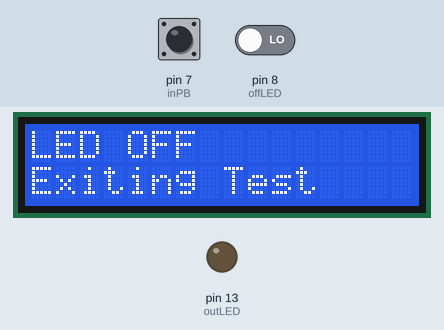
Simulated run of this sketch. Board: Arduino Uno, built with avr-gcc and run on an emulated ATmega328P. Shown: 16×2 character LCD, output pins drawn as LEDs (lit = HIGH). The test bench sets the inputs (shaded band); at power-on: pin 7 (inPB) HIGH, pin 8 (offLED) LOW. What the sketch prints to the serial monitor is not drawn.

Above: at 1.02 s.
1.3 s: pin 7 (inPB) driven LOW
2.9 s: pin 8 (offLED) driven HIGH
At 4.3 s:
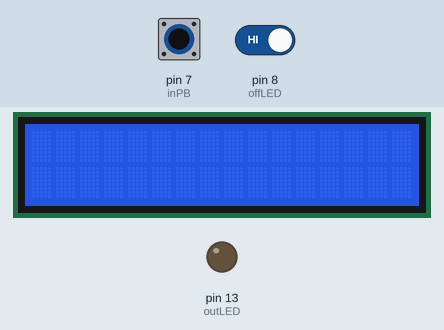
5.9 s: pin 7 (inPB) driven HIGH
At 7.8 s:
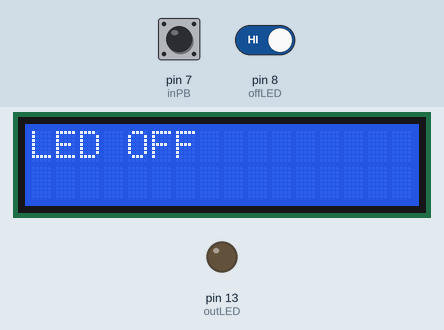
8.7 s: pin 8 (offLED) driven LOW
At 11.6 s:
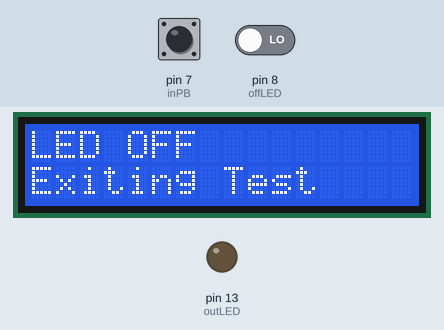
11.7 s: pin 7 (inPB) pulsed LOW 5 times (0.12 s each, 0.3 s apart)
Timing chart, 0 to 14.7 s (numbered marks = the images above; inputs shaded):
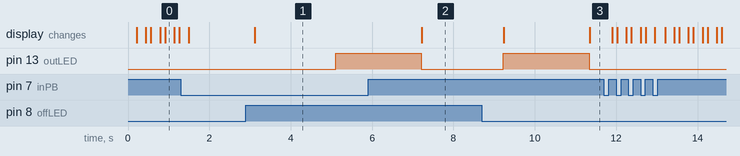

Measured:
- after the input at 2.9 s, pin 13 (outLED): LOW → HIGH after 2.2 s; the display: changes after 0.21 s (image 1)
- after the input at 5.9 s, the display: changes after 1.3 s (image 2)
- after the input at 8.7 s, the display: first differs from a run without the input after 2.7 s (image 3)

The sketch:

IRLED_Test.ino
```cpp
#include <Wire.h>
#include <LiquidCrystal_I2C.h> //Library for speaking with the LCD

int inPB = 7; //input for pushbutton
int outLED = 13; //input for LED
int offLED = 8; //PB2 input
int val_1 = 0; //variable for capturing LED state
int val_2 = 0; //variable for capturing LED state

LiquidCrystal_I2C lcd(0x27,16,2); //creates LCD object with args(addr,x,y)

void setup() {
  Serial.begin(9600); //initiate comms with serial - set BAUD
  pinMode(inPB, INPUT);
  pinMode(outLED, OUTPUT);
  pinMode(offLED, INPUT);
  lcd.init(); //initiate comms with LCD I2C
  lcd.backlight(); //set backlight to on
}

void loop() {
  //loop to provide 2 second pulse of LED
  val_1 = digitalRead(inPB);  // read PB1 input value
  val_2 = digitalRead(offLED); //read PB2 value
  Serial.println(val_1); //print PB1 value
  Serial.println(val_2);//print PB2 value
  lcd.clear(); //clear lcd prior to writing
  lcd.setCursor(0,0); //Sets cursor prior to print
  lcd.print("Test Started");
  lcd.setCursor(0,1); //Sets cursor on next line
  lcd.print("Input Needed");
  delay(100); //added small delay to handle re-printing

  if (val_1 == 0 && val_2 == 1) {         // check if the input is HIGH (button released)
    Blinky();  // Blink the LED
    //delay(500);
  }
  if (val_1 == 1 && val_2 == 0){
    stayup(); //Keep LED low
    //delay(500);
  }
 }

void Blinky() {
  //Function to blink the LED at a 2 second pulse
  while (val_1 == 0 && val_2 == 1){
    lcd.clear();
    digitalWrite(outLED, LOW); //Turn off LED
    delay(2000); //off for 2 seconds
    digitalWrite(outLED, HIGH); //Turn On LED
    delay(2000); //on for 2 seconds
    Serial.println("in blink loop"); //print values
    delay(100);
    val_1 = digitalRead(inPB);  // read PB1 input value
    val_2 = digitalRead(offLED); //read PB2 value
    if (val_1 == 1 && val_2 == 0){
      stayup(); //enter stayup loop
      delay(100);
      Serial.println("entering stayup");
    }
    while (val_1 == 1 && val_2 == 1){
      Serial.println("Reloop");
      digitalWrite(outLED, LOW); //Turn off LED
      lcd.clear(); //clear lcd prior to writing
      lcd.setCursor(0,0); //Sets cursor prior to print
      lcd.print("LED OFF");
      delay(2000); //off for 2 seconds
      lcd.clear();
      digitalWrite(outLED, HIGH); //Turn On LED
      lcd.setCursor(0,0); //Sets cursor prior to print
      lcd.print("LED ON");
      delay(2000); //on for 2 seconds
      Serial.println("in blink loop"); //print values
      delay(100);
      val_1 = digitalRead(inPB);  // read PB1 input value
      val_2 = digitalRead(offLED); //read PB2 value
      if (val_1 == 1 && val_2 == 0){
      stayup(); //enter stayup loop
      delay(100);
      Serial.println("entering stayup");
    }
   }
  }
}

void stayup(){
  //Function to keep LED off
  digitalWrite(outLED, LOW);  // turn LED OFF
  lcd.clear(); //clear lcd prior to writing
  lcd.setCursor(0,0); //Sets cursor prior to print
  lcd.print("LED OFF");
  lcd.setCursor(0,1); //Sets cursor prior to print
  lcd.print("Exiting Test");
  delay(200);
  Serial.println("in off loop");
}
```
